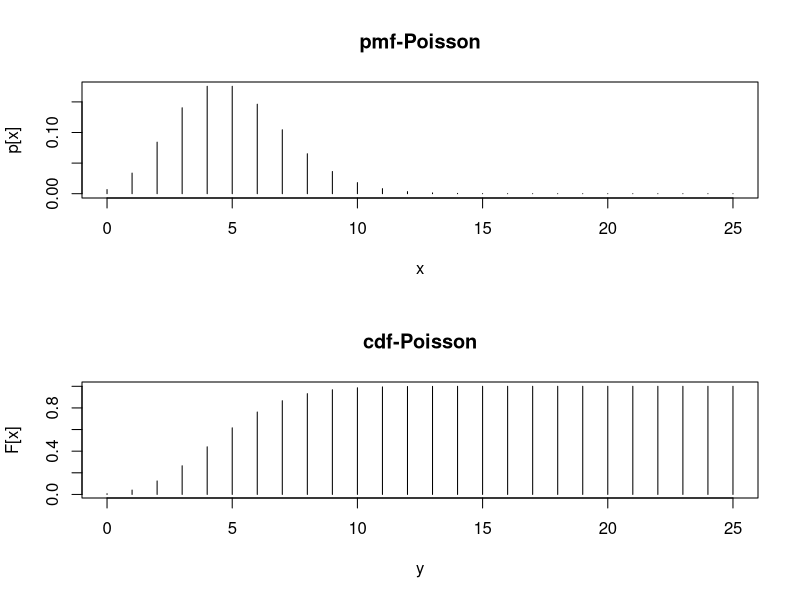

Write R code to recreate this figure.
#Experiment-6 : poisson Distribution
n=25
p=0.2
lambda=n*p
x=seq(0,n)
# probability distribution of X and the table
px=dpois(x,lambda) 
px
data.frame("Prob"=px,row.names=x)
# cumulative distribution of X and the table
Fx=ppois(x,lambda) 
Fx
data.frame("Cum-Prob"=Fx,row.names=x) 
# Plot Poisson distribution and its Cumulative distribution
par(mfrow=c(2,1)) 
plot(x,px,type='h',xlab="x",ylab="p[x]", main="pmf-Poisson")
plot(x,Fx,type='h',xlab="y",ylab="F[x]", main="cdf-Poisson")
# Mean (mu) and variance (sigma2)
Ex=weighted.mean(x,px)
mu=Ex
mu
Ex2=weighted.mean(x^2,px)
sigma2=Ex2-(Ex)^2
sigma2
pv1=dpois(2,lambda)
pv2=ppois(2,lambda)-ppois(1,lambda)
pv3=sum(dpois(c(2:9),lambda))
pv4=1-ppois(1,lambda)
pv5=ppois(1,lambda,lower.tail=FALSE)
# Find k for which P(X<=k)>=alpha
alpha=0.25
k1=qpois(alpha,lambda)
k1
#Worked Example
lambda=3
p1=dpois(5,lambda)
round(p1,4)



#Experiment-7
#Large Sample Mean Test
#z=xbar-mu/(sigma/sqrt(n))
xbar=14.6
mu0=15.4
sigma=2.5
n=35
z=(xbar-mu0)/(sigma/sqrt(n))
alpha=0.05
zalpha=qnorm(1-(alpha/2))
pval=2*pnorm(z)
if(pval>alpha){print("Accept Null hypothesis")} else{print("Reject Null hypothesis")}
#Large Sample proportion Test
#z=p-P/(sqrt(PQ/n))
n=640
Sprop=63/n
Pprop=0.1726
q=1-Pprop
z=(Sprop-Pprop)/sqrt(Pprop*q/n)
alpha=0.05
zalpha=qnorm(1-alpha)
E=qnorm(.975) #critical Value
c(-E,E) #critical Region
Sprop+c(-E,E)*sqrt(Pprop*(1-Pprop)/n) #confidence Interval
if(z>-E && z<E){print("Hospital is not efficient")} else{print("Hospital is efficient")}



#Experiment-8
#Two sample Mean Test
x1=72
x2=70
s1=8
s2=6
n1=32
n2=36
z=(x1-x2)/sqrt((8^2/32)+(6^2/36))
alpha=0.05
zalpha=qnorm(1-alpha)
if(z<zalpha){print("Accept H0")}else{print("Reject H0")}
#Two Sample Proportion Test
p1=0.20
p2=0.185
n1=900
n2=1600
P=(n1*p1+n2*p2)/(n1+n2)
Q=1-P
z=(p1-p2)/sqrt(P*Q*((1/n1)+(1/n2)))
alpha=0.05
zalpha=qnorm(1-(alpha/2))
if(z<=zalpha){print("Accept Null hypothesis")} else{print("Reject Null hypothesis")}
